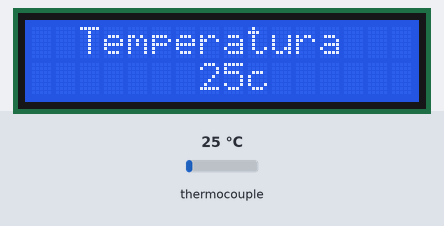
Simulated run of this sketch. Board: ESP8266 (NodeMCU). Shown: 16×2 character LCD. Inputs (shaded band) come from the test bench; at power-on: thermocouple 25 °C. WiFi joins after 1.5 s; servers stay silent unless stated; what the sketch prints to the serial monitor is not drawn.

Above: at 2.7 s.
2.8 s: thermocouple set to 6 °C
At 5.0 s:
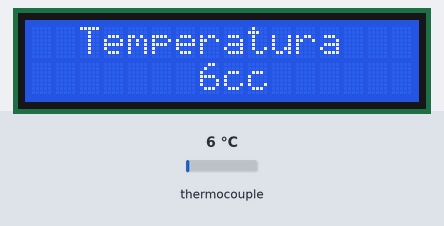
5.7 s: thermocouple set to 75 °C
At 7.3 s:
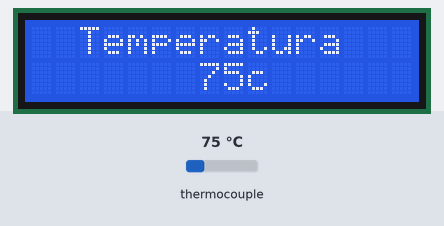
8.6 s: thermocouple set to 150 °C
At 11.8 s:
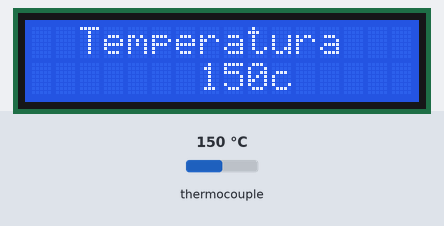
Timing chart, 0 to 13.3 s (numbered marks = the images above; inputs shaded):
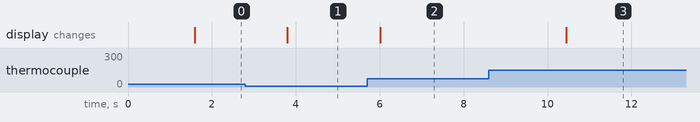

The sketch:

code.ino
```cpp
#include <LiquidCrystal_I2C.h>
#include <ESP8266WiFi.h>
#include "max6675.h"
#include <Wire.h>
LiquidCrystal_I2C lcd(0x3F, 16, 2);

int thermoDO = 12;
int thermoCS = 15;
int thermoCLK = 14;
MAX6675 thermocouple(thermoCLK, thermoCS, thermoDO);

String apiKey = "MM2Q0KY7ZERFYF5V"; // Enter your Write API key from ThingSpeak
const char *ssid = "projetos_auto";     // replace with your wifi ssid and wpa2 key
const char *pass = "CybertronIFM23";
const char* server = "api.thingspeak.com";


WiFiClient client;


void setup() {
  Serial.begin(9600);
  Serial.println("Connecting to ");
  Serial.println(ssid);
  WiFi.begin(ssid, pass);

  while (WiFi.status() != WL_CONNECTED)
  {
    delay(500);
    Serial.print(".");
  }
    Serial.println("");
    Serial.println("WiFi connected");

    lcd.init();
    lcd.clear();
    lcd.backlight();      // Make sure backlight is on

    // Print a message on both lines of the LCD.

}

void loop()
{
      int celsius=thermocouple.readCelsius();
      lcd.setCursor(2,0);   //Set cursor to character 2 on line 0
      lcd.print("Temperatura ");


     lcd.setCursor(7,1);   //Set cursor to character 2 on line 0
     lcd.print(celsius);
     lcd.print("c");

     Serial.print("C = ");
     Serial.println(celsius);
     Serial.print(" º ");

    if (client.connect(server, 80)) // "184.106.153.149" or api.thingspeak.com
  {
    String postStr = apiKey;
    postStr += "&field1=";
    postStr += String(celsius);
    postStr += "r\n";

    client.print("POST /update HTTP/1.1\n");
    client.print("Host: api.thingspeak.com\n");
    client.print("Connection: close\n");
    client.print("X-THINGSPEAKAPIKEY: " + apiKey + "\n");
    client.print("Content-Type: application/x-www-form-urlencoded\n");
    client.print("Content-Length: ");
    client.print(postStr.length());
    client.print("\n\n");
    client.print(postStr);

    Serial.println("Data Send to Thingspeak");
  }
    client.stop();
    Serial.println("Waiting...");

    delay(2000);      // thingspeak needs minimum 15 sec delay between updates.
}
```

Measured:
- after the input at 2.8 s, the display: changes after 1.0 s (image 1)
- after the input at 5.7 s, the display: changes after 0.32 s (image 2)
- after the input at 8.6 s, the display: changes after 1.9 s (image 3)
